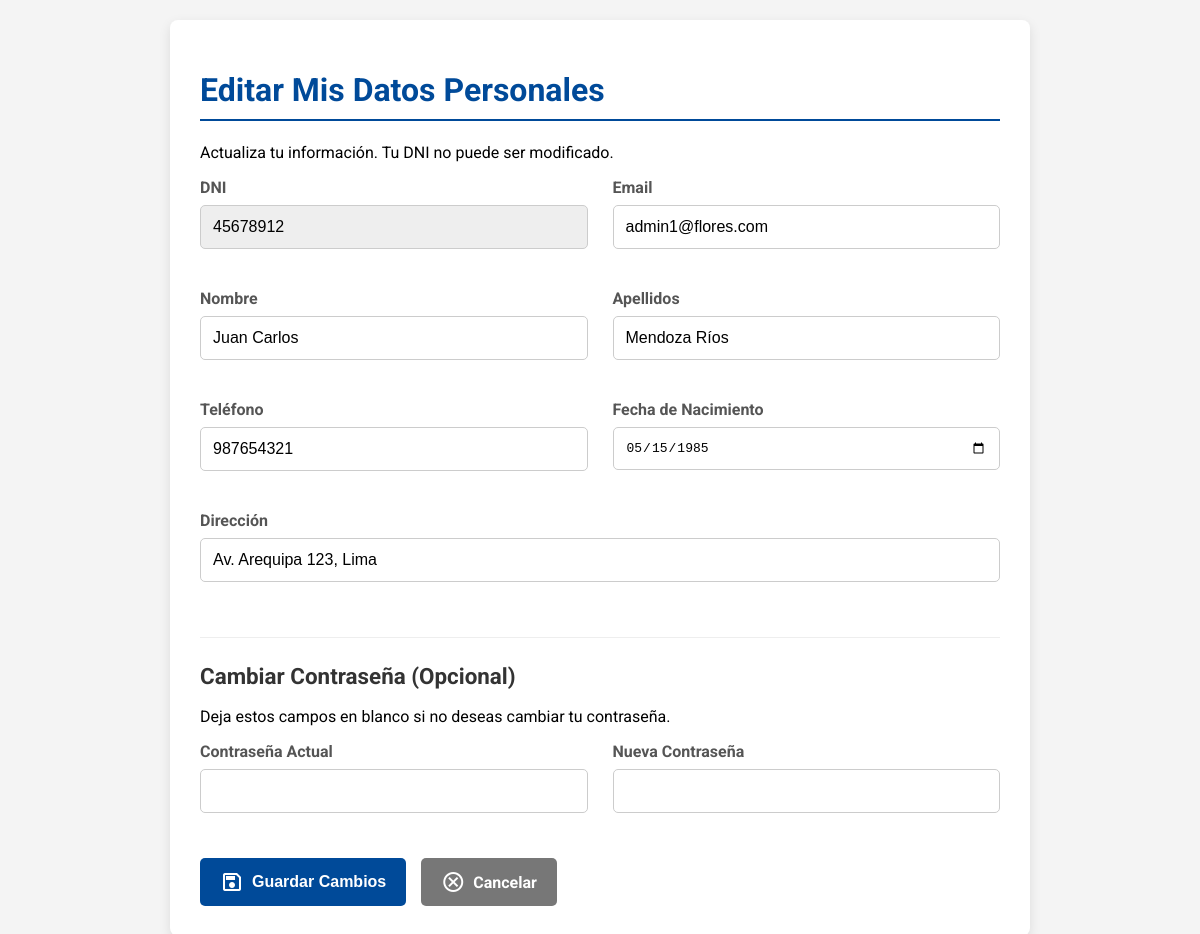
Screenshot of /cliente/editar_perfil.php (signed in) with the database file from the repository.
### tables this page shows
CREATE TABLE usuarios (
    id_usuario INT PRIMARY KEY AUTO_INCREMENT,
    id_rol INT,
    nombre VARCHAR(100) NOT NULL,
    apellidos VARCHAR(100) NOT NULL,
    dni VARCHAR(8) NOT NULL UNIQUE,
    email VARCHAR(100) NOT NULL UNIQUE,
    password VARCHAR(255) NOT NULL,
    telefono VARCHAR(15),
    direccion VARCHAR(200),
    fecha_nacimiento DATE,
    genero ENUM('M', 'F', 'O'),
    fecha_registro TIMESTAMP DEFAULT CURRENT_TIMESTAMP,
    ultima_sesion DATETIME,
    estado BOOLEAN DEFAULT TRUE,
    FOREIGN KEY (id_rol) REFERENCES roles(id_rol)
);

### cliente/editar_perfil.php (the view, shortened to what this page needs)
<?php
include '../config/db.php';
$id_usuario = $_SESSION['id_usuario'];
$sql = "SELECT nombre, apellidos, dni, email, telefono, direccion, fecha_nacimiento, genero
        FROM usuarios
        WHERE id_usuario = $id_usuario";
$result = $conn->query($sql);
$usuario = $result->fetch_assoc();
?>
<!DOCTYPE html>
<html lang="es">
<head>
</head>
<body>
    <div class="container">
        <h1>Editar Mis Datos Personales</h1>
        <p>Actualiza tu información. Tu DNI no puede ser modificado.</p>
        <form action="handle_editar_perfil.php" method="POST">
            <div class="form-grid">
                <div class="form-group">
                    <label for="dni">DNI</label>
                    <input type="text" id="dni" name="dni" value="<?php echo htmlspecialchars($usuario['dni']); ?>" readonly>
                </div>
                <div class="form-group">
                    <label for="email">Email</label>
                    <input type="email" id="email" name="email" value="<?php echo htmlspecialchars($usuario['email']); ?>" required>
                </div>
                <div class="form-group">
                    <label for="nombre">Nombre</label>
                    <input type="text" id="nombre" name="nombre" value="<?php echo htmlspecialchars($usuario['nombre']); ?>" required>
                </div>
                <div class="form-group">
                    <label for="apellidos">Apellidos</label>
                    <input type="text" id="apellidos" name="apellidos" value="<?php echo htmlspecialchars($usuario['apellidos']); ?>" required>
                </div>
                <div class="form-group">
                    <label for="telefono">Teléfono</label>
                    <input type="tel" id="telefono" name="telefono" value="<?php echo htmlspecialchars($usuario['telefono'] ?? ''); ?>">
                </div>
                <div class="form-group">
                    <label for="fecha_nacimiento">Fecha de Nacimiento</label>
                    <input type="date" id="fecha_nacimiento" name="fecha_nacimiento" value="<?php echo htmlspecialchars($usuario['fecha_nacimiento'] ?? ''); ?>">
                </div>
                <div class="form-group full-width">
                    <label for="direccion">Dirección</label>
                    <input type="text" id="direccion" name="direccion" value="<?php echo htmlspecialchars($usuario['direccion'] ?? ''); ?>">
                </div>
                <div class="password-section">
                    <h2>Cambiar Contraseña (Opcional)</h2>
                    <p>Deja estos campos en blanco si no deseas cambiar tu contraseña.</p>
                    <div class="form-grid">
                        <div class="form-group">
                            <label for="password_actual">Contraseña Actual</label>
                            <input type="password" id="password_actual" name="password_actual">
                        </div>
                        <div class="form-group">
                            <label for="password_nueva">Nueva Contraseña</label>
                            <input type="password" id="password_nueva" name="password_nueva">
                        </div>
                    </div>
                </div>
            </div>
            <div class="form-actions">
                <button type="submit" class="btn btn-primary">
                    <span class="material-icons-outlined" style="margin-right: 8px;">save</span>
                    Guardar Cambios
                </button>
                <a href="index.php" class="btn btn-secondary">
                    <span class="material-icons-outlined" style="margin-right: 8px;">cancel</span>
                    Cancelar
                </a>
            </div>
        </form>
    </div>
</body>
</html>

### cliente/editar_perfil.php (style rules this page uses)
body { font-family: 'Roboto', sans-serif; background-color: #f4f4f4; margin: 0; padding: 20px; }
.container { max-width: 800px; margin: 0 auto; background: #fff; padding: 30px; border-radius: 8px; box-shadow: 0 4px 12px rgba(0,0,0,0.1); }
h1 { color: #004a99; border-bottom: 2px solid #004a99; padding-bottom: 10px; }
.form-grid { display: grid; grid-template-columns: 1fr 1fr; gap: 25px; }
.form-group { margin-bottom: 15px; }
.form-group label { display: block; margin-bottom: 8px; font-weight: 700; color: #555; }
.form-group input[type="text"], .form-group input[type="email"], .form-group input[type="tel"], .form-group input[type="date"], .form-group input[type="password"], .form-group select { width: 100%; padding: 12px; border: 1px solid #ccc; border-radius: 5px; box-sizing: border-box; font-size: 1em; }
.form-group input[readonly] { background-color: #eee; cursor: not-allowed; }
.form-actions { display: flex; justify-content: flex-start; gap: 15px; margin-top: 30px; }
.btn { padding: 12px 20px; border: none; border-radius: 5px; font-weight: bold; text-decoration: none; cursor: pointer; font-size: 1em; display: inline-flex; align-items: center; }
.btn-primary { background-color: #004a99; color: white; }
.btn-secondary { background-color: #777; color: white; }
.form-group.full-width { grid-column: 1 / -1; }
.password-section { grid-column: 1 / -1; border-top: 1px solid #eee; margin-top: 15px; padding-top: 25px; }
.password-section h2 { font-size: 1.4em; color: #333; margin-top: 0; }

### rows the page displays
usuarios: dni "45678912", email "admin1@flores.com", nombre "Juan Carlos", apellidos "Mendoza Ríos", telefono "987654321", fecha_nacimiento "05/15/1985", direccion "Av. Arequipa 123, Lima"
